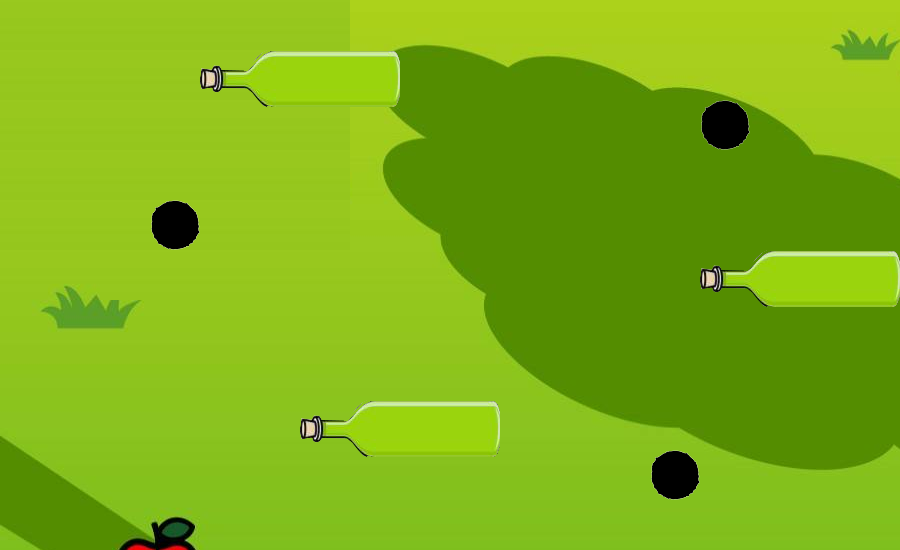

A level layout from a 2D game, rendered from its tile map. Below: a short description, then the map file with tile-grid data replaced by summaries:
An orthogonal 18x11 tile map with 50x50 px tiles, 3 tile layers (Layer1, layer2, layer3), 3 tilesets.

<map version="1.0" tiledversion="1.1.5" orientation="orthogonal" renderorder="right-down" width="18" height="11" tilewidth="50" tileheight="50" infinite="0" nextobjectid="1">
 <tileset firstgid="1" source="g1_1.tsx" />
 <tileset firstgid="301" source="g1_2.tsx" />
 <tileset firstgid="302" source="g1_4.tsx" />
 <layer name="Layer1" width="18" height="11">
  <data>[198 cells, 198 non-empty, 159 distinct tile ids]</data>
 </layer>
 <layer name="layer2" width="18" height="11">
  <data>[198 cells, 3 non-empty, 1 distinct tile ids]</data>
 </layer>
 <layer name="layer3" width="18" height="11">
  <data>[198 cells, 24 non-empty, 8 distinct tile ids]</data>
 </layer>
</map>